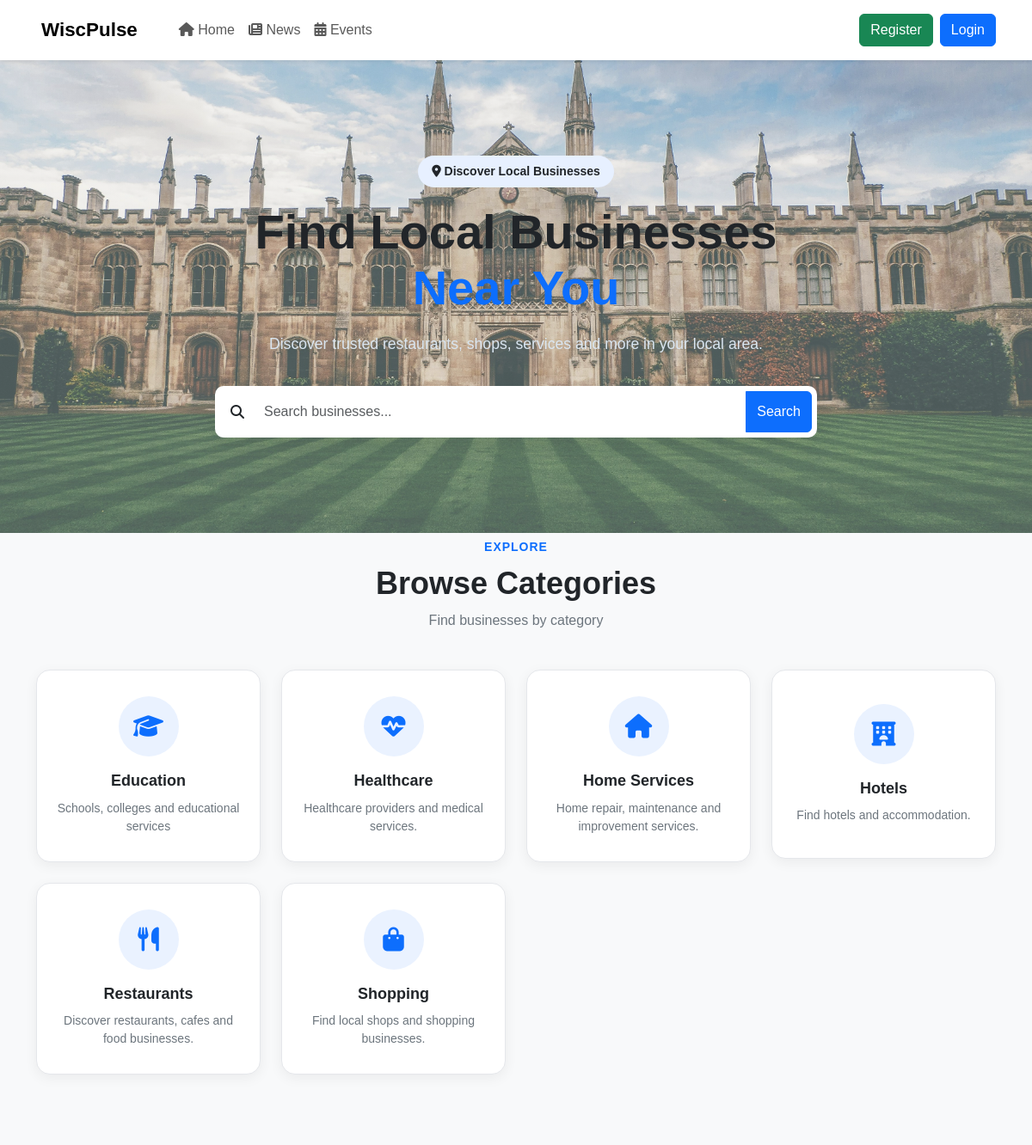
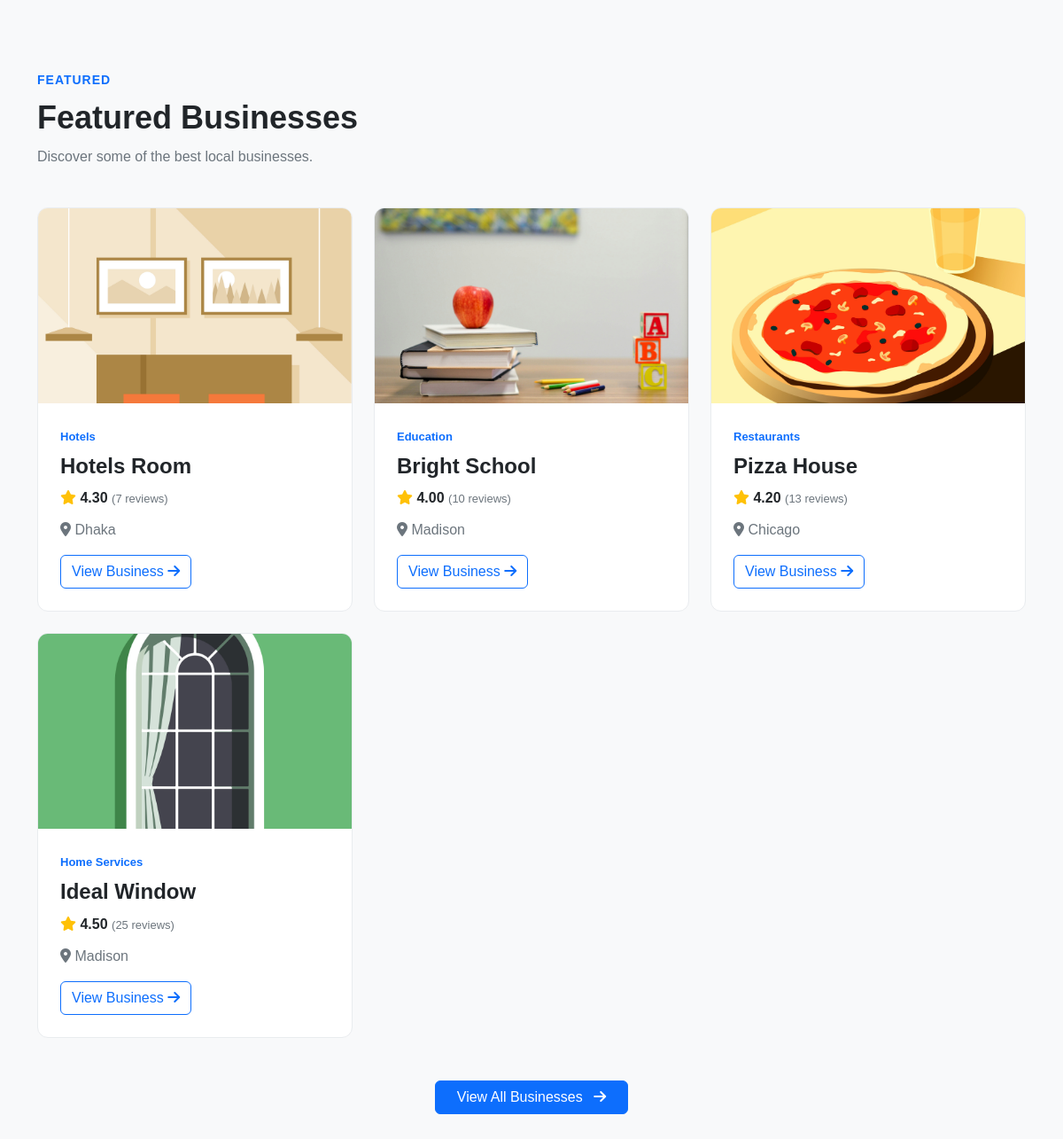
The page / on the database its author committed (2 pictures, top to bottom).
### apps/categories/models.py (models this page shows, shortened)
class Category(models.Model):
    name = models.CharField(
        max_length=100,
        unique=True
    )
    slug = models.SlugField(
        max_length=120,
        unique=True
    )
    description = models.TextField(
        blank=True
    )
    icon = models.CharField(
        max_length=100,
        blank=True,
        help_text="Font Awesome icon class, e.g. fa-solid fa-utensils"
    )
    image = models.ImageField(
        upload_to="categories/",
        blank=True,
        null=True
    )
    is_active = models.BooleanField(
        default=True
    )
    created_at = models.DateTimeField(
        auto_now_add=True
    )
    updated_at = models.DateTimeField(
        auto_now=True
    )
    class Meta:
        ordering = ["name"]
        verbose_name = "Category"
        verbose_name_plural = "Categories"

### apps/businesses/models.py (models this page shows, shortened)
class Business(models.Model):
    STATUS_CHOICES = [
        ("active", "Active"),
        ("pending", "Pending"),
        ("inactive", "Inactive"),
    ]
    owner = models.ForeignKey(
    User,
    on_delete=models.SET_NULL,
    null=True,
    blank=True,
    related_name="businesses")
    name = models.CharField(
        max_length=200
    )
    slug = models.SlugField(
        max_length=220,
        unique=True
    )
    category = models.ForeignKey(
        Category,
        on_delete=models.PROTECT,
        related_name="businesses"
    )
    description = models.TextField()
    logo = models.ImageField(
        upload_to="businesses/logos/",
        blank=True,
        null=True
    )
    cover_image = models.ImageField(
        upload_to="businesses/covers/",
        blank=True,
        null=True
    )
    phone = models.CharField(
        max_length=30,
        blank=True
    )
    email = models.EmailField(
        blank=True
    )
    website = models.URLField(
        blank=True
    )
    address = models.CharField(
        max_length=300
    )
    city = models.CharField(
        max_length=100
    )
    state = models.CharField(
        max_length=100,
        blank=True
    )
    postal_code = models.CharField(
        max_length=20,
        blank=True
    )
    latitude = models.DecimalField(
        max_digits=10,
        decimal_places=7,
        blank=True,
        null=True
    )
    longitude = models.DecimalField(
        max_digits=10,
        decimal_places=7,
        blank=True,
        null=True
    )
    rating = models.DecimalField(
        max_digits=3,
        decimal_places=2,
        default=0
    )
    review_count = models.PositiveIntegerField(
        default=0
    )
    views = models.PositiveIntegerField(
        default=0
    )
    status = models.CharField(
        max_length=20,
        choices=STATUS_CHOICES,
        default="pending"
    )
    is_featured = models.BooleanField(
        default=False
    )
    created_at = models.DateTimeField(
        auto_now_add=True
    )
    updated_at = models.DateTimeField(
        auto_now=True
    )
    class Meta:
        ordering = ["-is_featured", "-created_at"]
        indexes = [
            models.Index(fields=["city"]),
            models.Index(fields=["status"]),
            models.Index(fields=["category"]),
            models.Index(fields=["-created_at"]),
        ]
    def get_absolute_url(self):
        return reverse(
            "business_detail",
            kwargs={"slug": self.slug}
        )

### apps/pages/views.py (the view)
# urls.py: 2. Add a URL to urlpatterns:  path('', views.home, name='home')
def home(request):
    featured_businesses = Business.objects.filter(
        status="active",
        is_featured=True
    )[:6]
    categories = Category.objects.all()[:8]
    context = {
        "featured_businesses": featured_businesses,
        "categories": categories,
    }
    return render(
        request,
        "pages/home.html",
        context
    )

### templates/pages/home.html
{% extends "base.html" %}
{% block content %}
{% load static %}
<section class="hero-section">
    <div class="container">
        <div class="row align-items-center">
            <div class="col-lg-8 mx-auto text-center">
                <span class="hero-badge">
                    <i class="fa-solid fa-location-dot"></i>
                    Discover Local Businesses
                </span>
                <h1 class="hero-title">
                    Find Local Businesses
                    <br>
                    <span>
                        Near You
                    </span>
                </h1>
                <p class="hero-text">
                    Discover trusted restaurants, shops,
                    services and more in your local area.
                </p>
                <form method="GET" action="{% url 'business_list' %}" class="hero-search">
                    <div class="input-group">
                        <span class="input-group-text">
                            <i class="fa-solid fa-magnifying-glass"></i>
                        </span>
                        <input type="text" name="q" class="form-control" placeholder="Search businesses...">
                        <button type="submit" class="btn btn-primary">
                            Search
                        </button>
                    </div>
                </form>
            </div>
        </div>
    </div>
</section>
<section class="categories-section mt-0 pt-1">
    <div class="container">
        <div class="section-heading text-center">
            <span class="section-label">
                Explore
            </span>
            <h2>
                Browse Categories
            </h2>
            <p>
                Find businesses by category
            </p>
        </div>
        <div class="row g-4">
            {% for category in categories %}
            <div class="col-6 col-md-4 col-lg-3">
                <a href="{% url 'business_list' %}?category={{ category.slug }}" class="text-decoration-none">
                    <div class="category-card">
                        <div class="category-icon">
                            {% if category.icon %}
                            <i class="{{ category.icon }}"></i>
                            {% else %}
                            <i class="fa-solid fa-store"></i>
                            {% endif %}
                        </div>
                        <h5>
                            {{ category.name }}
                        </h5>
                        <p>
                            {{ category.description|truncatewords:10 }}
                        </p>
                    </div>
                </a>
            </div>
            {% empty %}
            <div class="col-12 text-center">
                <p>
                    No categories available.
                </p>
            </div>
            {% endfor %}
        </div>
    </div>
</section>
<section class="featured-section">
    <div class="container">
        <div class="section-heading">
            <span class="section-label">
                Featured
            </span>
            <h2>
                Featured Businesses
            </h2>
            <p>
                Discover some of the best local businesses.
            </p>
        </div>
        <div class="row g-4">
            {% for business in featured_businesses %}
            <div class="col-md-6 col-lg-4">
                <div class="business-card">
                    <div class="business-image">
                        {% if business.cover_image %}
                        <img src="{{ business.cover_image.url }}" alt="{{ business.name }}">
                        {% else %}
                        <div class="no-business-image">
                            <i class="fa-solid fa-store"></i>
                        </div>
                        {% endif %}
                    </div>
                    <div class="business-content">
                        <span class="business-category">
                            {{ business.category.name }}
                        </span>
                        <h4>
                            {{ business.name }}
                        </h4>
                        <div class="business-rating">
                            <i class="fa-solid fa-star"></i>
                            {{ business.rating }}
                            <span>
                                ({{ business.review_count }} reviews)
                            </span>
                        </div>
                        <p>
                            <i class="fa-solid fa-location-dot"></i>
                            {{ business.city }}
                        </p>
                        <a href="{{ business.get_absolute_url }}" class="btn btn-outline-primary">
                            View Business
                            <i class="fa-solid fa-arrow-right"></i>
                        </a>
                    </div>
                </div>
            </div>
            {% empty %}
            <div class="col-12 text-center">
                <p>
                    No featured businesses available.
                </p>
            </div>
            {% endfor %}
        </div>
        <div class="text-center mt-5">
            <a href="/businesses/" class="btn btn-primary px-4">
                View All Businesses
                <i class="fa-solid fa-arrow-right ms-2"></i>
            </a>
        </div>
    </div>
</section>
{% endblock %}

### templates/base.html (shortened to what this page needs)
{% load static %}
<!DOCTYPE html>
<html lang="en">
<head>
    <link href="https://cdn.jsdelivr.net/npm/bootstrap@5.3.3/dist/css/bootstrap.min.css" rel="stylesheet">
    <link rel="stylesheet" href="https://cdnjs.cloudflare.com/ajax/libs/font-awesome/6.7.2/css/all.min.css">
    <link rel="stylesheet" href="{% static 'css/accounts.css' %}">
    <link rel="stylesheet" href="{% static 'css/style.css' %}">
</head>
<body>
    <header>
        <nav class="navbar navbar-expand-lg bg-white shadow-sm">
            <div class="container">
                <a class="navbar-brand fw-bold" href="/">
                    WiscPulse
                </a>
                <div class="collapse navbar-collapse" id="mainNavbar">
                    <ul class="navbar-nav me-auto ms-lg-4">
                        <li class="nav-item">
                            <a class="nav-link" href="/">
                                <i class="fa-solid fa-house"></i>
                                Home
                            </a>
                        </li>
                        <li class="nav-item">
                            <a class="nav-link" href="{% url 'news:news_list' %}">
                                <i class="fa-solid fa-newspaper"></i>
                                News
                            </a>
                        </li>
                        <li class="nav-item">
                            <a class="nav-link" href="{% url 'events:event_list' %}">
                                <i class="fa-solid fa-calendar-days"></i>
                                Events
                            </a>
                        </li>
                    </ul>
                    <div class="d-flex align-items-center gap-2">
                        {% if user.is_authenticated %}
                        <span class="me-2">
                            Welcome,
                            <strong>{{ user.username }}</strong>
                        </span>
                        <a href="{% url 'dashboard' %}" class="btn btn-outline-primary">
                            Dashboard
                        </a>
                        <a href="{% url 'profile' %}" class="btn btn-outline-secondary">
                            Profile
                        </a>
                        {% if user.profile.user_type == "owner" %}
                        <a href="{% url 'owner_dashboard' %}" class="btn btn-success">
                            Owner Dashboard
                        </a>
                        {% endif %}
                        <form method="POST" action="{% url 'logout' %}" class="d-inline">
                            {% csrf_token %}
                            <button type="submit" class="btn btn-danger">
                                <i class="fa-solid fa-right-from-bracket"></i>
                                Logout </button>
                        </form>
                        {% else %}
                        <a href="{% url 'register' %}" class="btn btn-success">
                            Register
                        </a>
                        <a href="{% url 'login' %}" class="btn btn-primary">
                            Login
                        </a>
                        {% endif %}
                    </div>
                </div>
            </div>
        </nav>
    </header>
    <main>
        {% block content %}
        {% endblock %}
    </main>
</body>
</html>

### static/css/accounts.css (style rules this page uses)
.form-control { border-radius: 10px; padding: 12px; }
.form-control { height:48px; border-radius:12px; border:1px solid #ddd; }

### static/css/style.css (style rules this page uses)
body { background: #f8f9fa; color: #212529; font-family: Arial, sans-serif; }
.navbar { min-height: 70px; }
.navbar-brand { font-size: 1.4rem; }
.hero-section { padding: 100px 0; min-height: 550px; background-image: linear-gradient( rgba(238, 245, 255, 0.20), rgba(255, 255, 255, 0.20) ), url("../images/hero.jpg"); background-size: cover; background-position: center; background-repeat: no-repeat; display: flex; align-items: center; }
.hero-badge { display: inline-block; padding: 8px 16px; margin-bottom: 20px; border-radius: 30px; background: #e7f0ff; font-size: 14px; font-weight: 600; }
.hero-title { font-size: 3.5rem; font-weight: 700; line-height: 1.15; }
.hero-title span { color: #0d6efd; }
.hero-text { max-width: 650px; margin: 20px auto; color: #dae6f1; font-size: 1.1rem; }
.hero-search { max-width: 700px; margin: 35px auto 0; }
.hero-search .input-group { background: white; padding: 6px; border-radius: 10px; box-shadow: 0 8px 30px rgba(0, 0, 0, 0.08); }
.hero-search .form-control { border: none; box-shadow: none; }
.hero-search .input-group-text { background: white; border: none; }
.categories-section, .featured-section { padding: 80px 0; }
.section-heading { margin-bottom: 35px; }
.section-label { color: #0d6efd; font-size: 14px; font-weight: 700; text-transform: uppercase; }
.section-heading h2 { margin-top: 8px; font-weight: 700; }
.section-heading p { color: #6c757d; }
.categories-section { padding: 80px 0; background: #f8f9fa; }
.section-heading { margin-bottom: 45px; }
.section-label { display: inline-block; margin-bottom: 10px; color: #0d6efd; font-size: 14px; font-weight: 700; text-transform: uppercase; letter-spacing: 1px; }
.section-heading h2 { margin: 0 0 10px; font-size: 36px; font-weight: 700; color: #212529; }
.section-heading p { margin: 0; color: #6c757d; font-size: 16px; }
.category-card { min-height: 220px; padding: 30px 20px; display: flex; flex-direction: column; align-items: center; justify-content: center; text-align: center; background: #ffffff; border: 1px solid #e5e7eb; border-radius: 16px; box-shadow: 0 4px 15px rgba(0, 0, 0, 0.06); transition: all 0.3s ease; }
.category-icon { width: 70px; height: 70px; margin-bottom: 18px; display: flex; align-items: center; justify-content: center; border-radius: 50%; background: #eaf2ff; color: #0d6efd; font-size: 28px; }
.category-card h5 { margin-bottom: 10px; font-size: 18px; font-weight: 700; color: #212529; }
.category-card p { margin: 0; color: #6c757d; font-size: 14px; line-height: 1.5; }
.business-card { height: 100%; overflow: hidden; background: white; border-radius: 12px; border: 1px solid #e9ecef; transition: 0.3s; }
.business-image { height: 220px; overflow: hidden; }
.business-image img { width: 100%; height: 100%; object-fit: cover; }
.business-content { padding: 25px; }
.business-category { color: #0d6efd; font-size: 13px; font-weight: 600; }
.business-content h4 { margin-top: 8px; margin-bottom: 10px; font-weight: 700; }
.business-rating { margin-bottom: 12px; font-weight: 600; }
.business-rating i { color: #ffc107; }
.business-rating span { color: #6c757d; font-size: 13px; font-weight: normal; }
.business-content p { color: #6c757d; }

### rows shown on the page
Category: name "Education", description "Schools, colleges and educational services"
Category: name "Healthcare", description "Healthcare providers and medical services."
Category: name "Home Services", description "Home repair, maintenance and improvement services."
Category: name "Hotels", description "Find hotels and accommodation."
Category: name "Restaurants", description "Discover restaurants, cafes and food businesses."
Category: name "Shopping", description "Find local shops and shopping businesses."
Business: cover_image (picture), category.name "Hotels", name "Hotels Room", rating "4.30", review_count "7", city "Dhaka"
Business: cover_image (picture), category.name "Education", name "Bright School", rating "4.00", review_count "10", city "Madison"
Business: cover_image (picture), category.name "Restaurants", name "Pizza House", rating "4.20", review_count "13", city "Chicago"
Business: cover_image (picture), category.name "Home Services", name "Ideal Window", rating "4.50", review_count "25", city "Madison"
